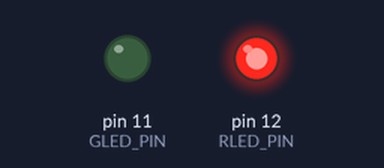
A sketch run on a simulated Arduino Uno, built with avr-gcc and run on an emulated ATmega328P. Shown: output pins drawn as LEDs (lit = HIGH).

Above: at 0.7 s.
At 4.0 s:
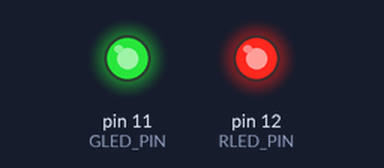
At 5.2 s:
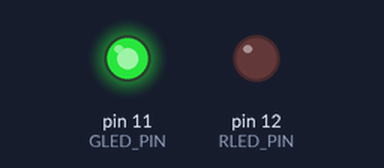
At 8.2 s:
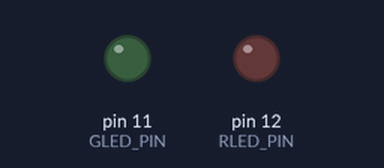
Timing chart, 0 to 9.1 s (numbered marks = the images above):
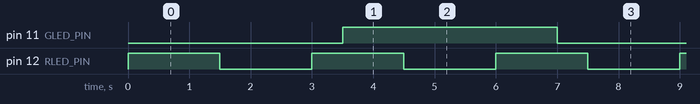

The sketch:

Lab1.1.ino
```cpp
//Lab1.1 - 2 leds alternating using the loop() and an ISR connected to a timer
#include <TimerOne.h>

//Insert as constant the number of the PINs used
const int RLED_PIN=12;
const int GLED_PIN=11;

//Define the half period of the two leds
const float R_H_PERIOD=1.5;
const float G_H_PERIOD=3.5;

//Set initial state of the leds as LOW
int stateG=LOW;
int stateR=LOW;

//ISR function
void blinkGreen(){
  stateG=!stateG; //Invert the green led state
  digitalWrite(GLED_PIN,stateG);
}

void setup() {
  pinMode(RLED_PIN,OUTPUT);
  pinMode(GLED_PIN,OUTPUT);
  Timer1.initialize(G_H_PERIOD*1e06); //Set the trigger time in microseconds
  Timer1.attachInterrupt(blinkGreen); //Attach the function blinkGreen() to Timer1
}

void loop() {
  stateR=!stateR; //Invert the red led state
  digitalWrite(RLED_PIN,stateR);
  delay(R_H_PERIOD*1e03);
}
```

Measured:
- by itself, pin 11 (GLED_PIN): alternates HIGH for 3.5 s and LOW for 3.5 s
- by itself, pin 12 (RLED_PIN): alternates HIGH for 1.5 s and LOW for 1.5 s
- by itself, everything shown: repeats every 21.0 s, in 20 steps
